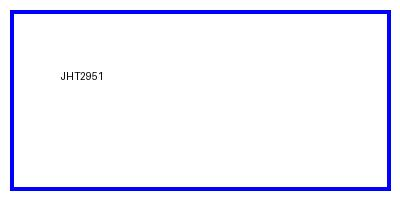
#> input picture samples/sample_plate.jpg, 400 x 200 px
$ python -i preprocess.py   (imports and definitions only)
#> lines starting #> are read from the running program, lines starting #| are printed output that depends on the picture
"""Image preprocessing — PIL only (base image ships torch+PIL).
Handles: EXIF orientation, tiny inputs (upscale), low-light (autocontrast).
Blur/glare/angle robustness comes from the VLM; this just normalizes input.
"""
from PIL import Image, ImageOps

MIN_SIDE = 384  # upscale short side below this for small crops


def load_rgb(path):
#> called with path = '../samples/sample_plate.jpg'
    img = Image.open(path)
#> img is the input picture: PIL image 400x200 RGB; mean R, G, B 240.3, 240.5, 252
    img = ImageOps.exif_transpose(img).convert("RGB")
    return img


def enhance(img):
    w, h = img.size
#> w = 400; h = 200
    short = min(w, h)
#> short = 200
    if short < MIN_SIDE:
        scale = MIN_SIDE / short
#> scale = 1.92
        img = img.resize((int(w * scale), int(h * scale)), Image.LANCZOS)
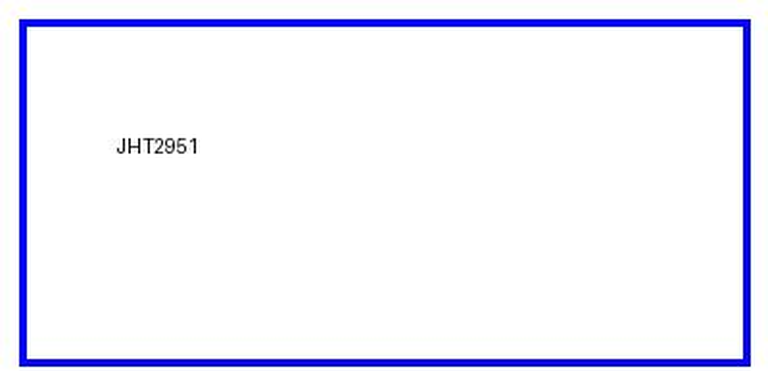
#> img: PIL image 768x384 RGB; mean R, G, B 240.3, 240.5, 251.7
    # autocontrast (cutoff 1%) lifts low-light/glare without inventing detail
    img = ImageOps.autocontrast(img, cutoff=1)
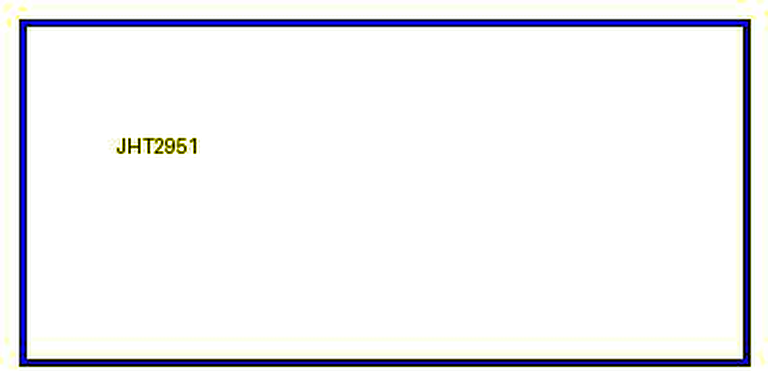
#> img: PIL image 768x384 RGB; mean R, G, B 240.3, 240.5, 243.5
    return img


def prepare(path):
    return enhance(load_rgb(path))

>>> result = prepare('../samples/sample_plate.jpg')
